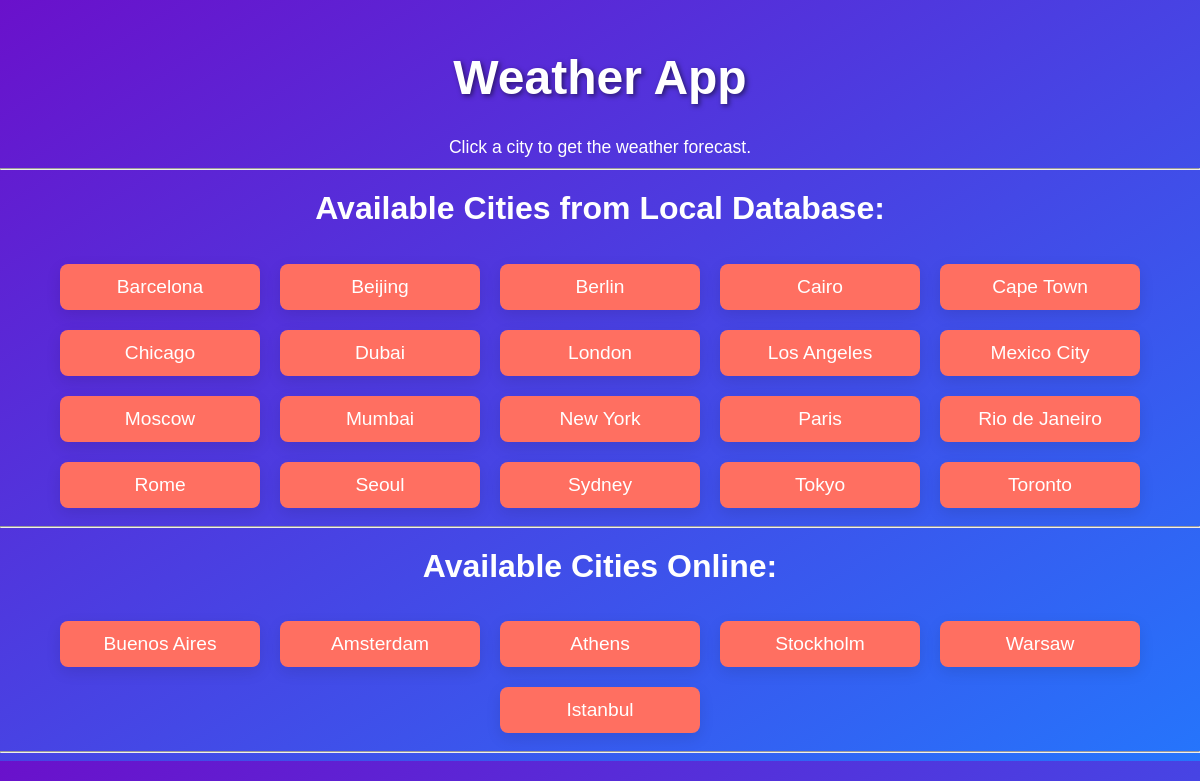
The page / on the database its author committed.
### tables this page shows
CREATE TABLE weather (
        id INTEGER PRIMARY KEY AUTOINCREMENT,
        city TEXT NOT NULL UNIQUE,
        current_temperature TEXT,
        weather_conditions TEXT NOT NULL,
        wind_speed TEXT,
        humidity TEXT
    );

### weather_app.py (the view, shortened to what this page needs)
@app.route('/', methods=['GET', 'POST'])
def index():
    message = ""
    weather_data = None
    local_cities = fetch_local_cities()
    online_cities = [city for city in fetch_online_cities() if city not in local_cities]
    return render_template('index.html', message=message, weather_data=weather_data,
                           local_cities=local_cities, online_cities=online_cities)

### weather_app.py (called while the page is built)
def fetch_local_cities():
    try:
        connection = sqlite3.connect('weather_data.db')
        cursor = connection.cursor()
        cursor.execute("SELECT city FROM weather")
        cities = cursor.fetchall()
        connection.close()
        return [city[0] for city in cities]
    except sqlite3.Error as e:
        print(f"Database Error: {e}")
        return []

def fetch_online_cities():
    return [
        "Berlin", "Los Angeles", "Moscow", "Cairo", "Rio de Janeiro",
        "Cape Town", "Seoul", "New York", "Paris", "Tokyo",
        "Toronto", "Sydney", "London", "Mexico City", "Mumbai",
        "Beijing", "Rome", "Barcelona", "Chicago", "Buenos Aires",
        "Amsterdam", "Athens", "Dubai", "Stockholm", "Warsaw", "Istanbul"
    ]

### templates/index.html (shortened to what this page needs)
<!DOCTYPE html>
<html lang="en">
  <head>
    <link
      rel="stylesheet"
      href="{{ url_for('static', filename='styles.css') }}"
    />
  </head>
  <body>
    <h1>Weather App</h1>
    <p>Click a city to get the weather forecast.</p>
    <hr />
    <h2>Available Cities from Local Database:</h2>
    <form action="/" method="post">
      {% for city in local_cities %}
      <button type="submit" name="city_name" value="{{ city }}">
        {{ city }}
      </button>
      {% endfor %}
    </form>
    <hr />
    <h2>Available Cities Online:</h2>
    <form action="/" method="post">
      {% for city in online_cities %}
      <button type="submit" name="city_name" value="{{ city }}">
        {{ city }}
      </button>
      {% endfor %}
    </form>
    <hr />
  </body>
</html>

### static/styles.css (style rules this page uses)
body { font-family: "Arial", sans-serif; background: linear-gradient(to bottom right, #6a11cb, #2575fc); color: #fff; text-align: center; margin: 0; padding: 0; }
h1 { font-size: 3em; margin-top: 50px; color: #fff; text-shadow: 2px 2px 5px rgba(0, 0, 0, 0.5); }
h2 { font-size: 2em; margin-top: 20px; color: #fff; }
p { font-size: 1.1em; margin: 10px 0; }
button { padding: 15px 30px; font-size: 1.2em; margin: 15px; cursor: pointer; background-color: #ff6f61; color: white; border: none; border-radius: 8px; transition: background-color 0.3s, transform 0.2s ease-in-out; box-shadow: 0 5px 15px rgba(0, 0, 0, 0.1); }
form { display: flex; flex-wrap: wrap; justify-content: center; margin-top: 20px; }
button { margin: 10px; padding: 12px 20px; font-size: 1.2em; width: 200px; transition: 0.3s; }

### rows shown on the page
weather: city "Barcelona"
weather: city "Beijing"
weather: city "Berlin"
weather: city "Cairo"
weather: city "Cape Town"
weather: city "Chicago"
weather: city "Dubai"
weather: city "London"
weather: city "Los Angeles"
weather: city "Mexico City"
weather: city "Moscow"
weather: city "Mumbai"
weather: city "New York"
weather: city "Paris"
weather: city "Rio de Janeiro"
weather: city "Rome"
weather: city "Seoul"
weather: city "Sydney"
weather: city "Tokyo"
weather: city "Toronto"

### other values the page prints
{{ city }} "Buenos Aires" "Amsterdam" "Athens" "Stockholm" "Warsaw" "Istanbul"
